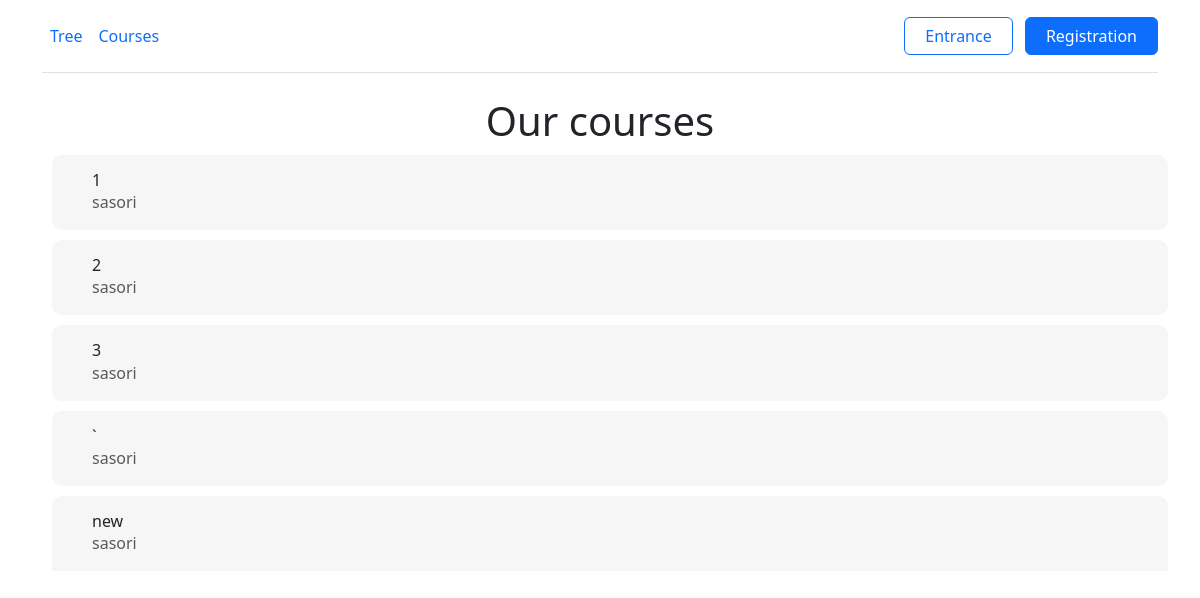
Before: /courses/ with the older database file.
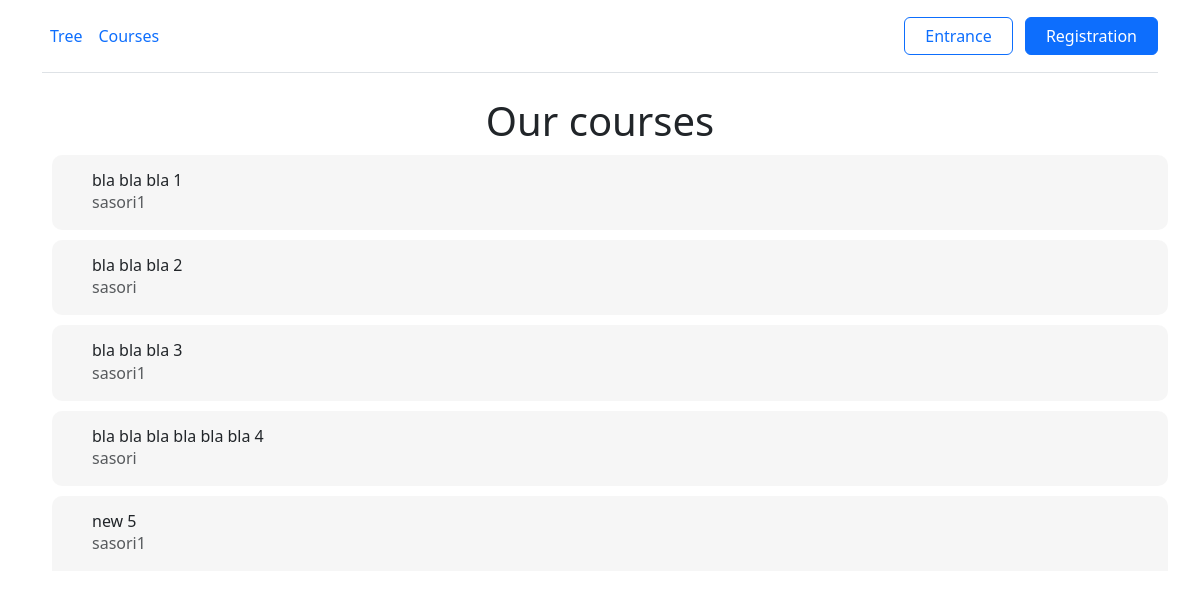
After: the same page with the newer database file.
### tree/models.py (models this page shows, shortened)
class Course(models.Model):
    ONLINE = 'online'
    OFFLINE = 'offline'
    BLENDED = 'blended'
    FORMAT_CHOICES = [
        (ONLINE, 'Online'),
        (OFFLINE, 'Offline'),
        (BLENDED, 'Blended'),
    ]
    UKRAINIAN = 'ru'
    ENGLISH = 'en'
    LANGUAGE_CHOICES = [
        (UKRAINIAN, 'Ukrainian'),
        (ENGLISH, 'English')
    ]
    name = models.CharField(max_length=80, unique=True)
    description = models.TextField(max_length=1000, null=True, blank=True)
    leafs = models.ManyToManyField(Leaf, blank=True)
    author = models.ForeignKey(CustomUser, on_delete=models.SET_NULL, null=True, blank=True, default=1)
    price = models.DecimalField(max_digits=8, decimal_places=2, null=True, blank=True, default=1.00)
    duration_in_days = models.PositiveIntegerField(null=True, blank=True, default=10)
    format = models.CharField(max_length=10, choices=FORMAT_CHOICES, default=ONLINE)
    language = models.CharField(max_length=2, choices=LANGUAGE_CHOICES, default=ENGLISH)
    def get_absolute_url(self):
        return reverse('course_detail', kwargs={'id': self.id})

class CustomUser(AbstractUser):
    GRADATION_CHOICES = [
        ('teacher', 'teacher'),
        ('student', 'student')
    ]
    gradation = models.CharField(max_length=20, choices=GRADATION_CHOICES, default='student')
    def __str__(self):
        return f'{self.username}'

### tree/views.py (the view)
# urls.py: path('courses/', views.CoursesView.as_view(), name='courses'),
class CoursesView(ListView):
    template_name = 'tree/courses.html'
    context_object_name = 'object_list'
    model = Course
    def get_context_data(self, **kwargs):
        ctx = super().get_context_data(**kwargs)
        courses = self.model.objects.all()
        ctx['courses'] = courses
        return ctx

### tree/templates/tree/courses.html (shortened to what this page needs)
{% extends 'base/base.html' %}
{% load static %}
{% block body %}
<div class="container ">
    <h1>Our courses</h1>
    {% for item in courses %}
        <a href="{{item.get_absolute_url}}" class="list-group-item list-group-item-action d-flex gap-3 py-3 courses-items" aria-current="true" >
            <div class="d-flex gap-2 w-100 ">
                <div>
                    <h6 class="mb-0" style="text-align: start;"><font style="vertical-align: inherit; "><font style="vertical-align: inherit; ">{{item.name}}</font></font>
                    </h6>
                    <p class="mb-0 opacity-75" style="text-align: start;">{{ item.author|slice:":100" }}
                    </p>
                </div>
            </div>
        </a>
    {% endfor %}
</div>
{% endblock %}

Changed rows visible on the page:
changed Course: name "1" → "bla bla bla 1"; author "sasori" → "sasori1"
changed Course: name "2" → "bla bla bla 2"
changed Course: name "3" → "bla bla bla 3"; author "sasori" → "sasori1"
changed Course: name "`" → "bla bla bla bla bla bla 4"
changed Course: name "new" → "new 5"; author "sasori" → "sasori1"
